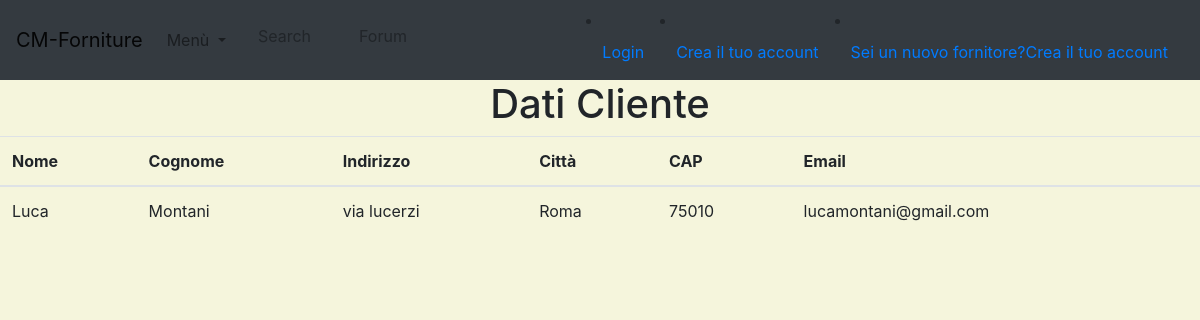
The app's page /order/dettaglio_ordine/2 with its own data.
### checkout/models.py (models this page shows, shortened)
class OrderItem(models.Model):
    order = models.ForeignKey(Order, related_name='items', on_delete=models.CASCADE)
    product = models.ForeignKey(Prodotti,related_name='order_items', on_delete=models.CASCADE)
    price = models.DecimalField(max_digits=10, decimal_places=2)
    quantity = models.PositiveIntegerField(default=1)

class Order(models.Model):
    firs_name = models.CharField(max_length=50)
    last_name = models.CharField(max_length=50)
    email = models.EmailField()
    address= models.CharField(max_length=250)
    postal_code = models.CharField(max_length=20)
    city = models.CharField(max_length=250)
    created = models.DateTimeField(auto_now_add=True)
    update = models.DateTimeField(auto_now=True)
    class Meta:
        ordering = ('-created',)

### checkout/views.py (the view)
# urls.py: path('dettaglio_ordine/<int:pk>', views.DetailOrder.as_view(),name='order-detail'),
class DetailOrder(DetailView):
    model = OrderItem
    template_name ="checkout/detail_ordine.html"
    def get_object(self, queryset=None):
        return get_object_or_404(OrderItem, pk=self.kwargs.get('pk'))

### checkout/templates/checkout/detail_ordine.html (shortened to what this page needs)
{% extends 'base.html' %}
{% load crispy_forms_tags %}
{% block content %}
        <h1>Dati Cliente </h1>
    <table class="table table-hover">
        <thead>
        <tr>
            <th>Nome</th>
            <th>Cognome</th>
            <th>Indirizzo</th>
            <th>Città</th>
            <th>CAP</th>
            <th>Email</th>
        </tr>
        </thead>
            <tr>
                <td>{{ object.order.firs_name }}</td>
                <td>{{ object.order.last_name }}</td>
                <td>{{ object.order.address }}</td>
                <td>{{ object.order.city }}</td>
                <td>{{ object.order.postal_code }}</td>
                <td>{{ object.order.email }}</td>
            </tr>
    </table>
{% endblock %}

### static/css/main.css (style rules this page uses)
body { background-color: beige; }
h1, h2, h3,h4,h5,h6, p { text-align: center; }

### records on screen
OrderItem: order.firs_name "Luca", order.last_name "Montani", order.address "via lucerzi", order.city "Roma", order.postal_code "75010", order.email "lucamontani@gmail.com"
